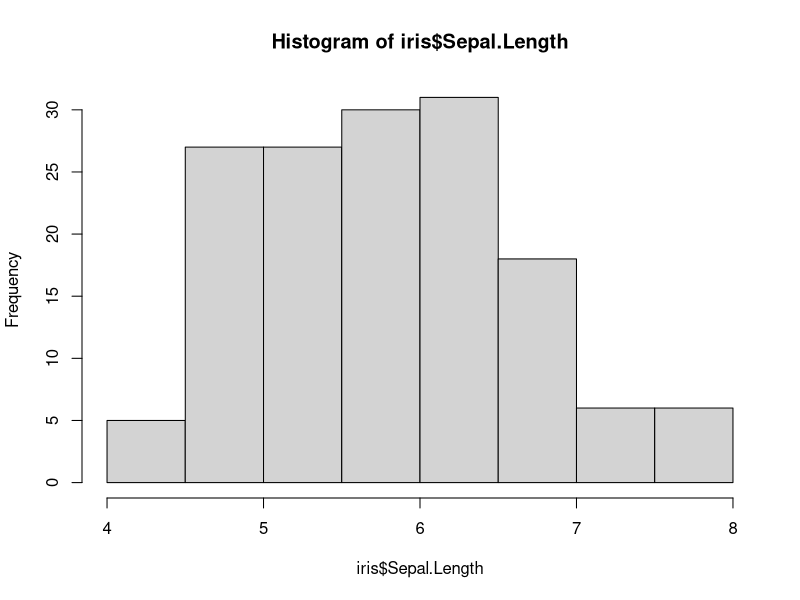
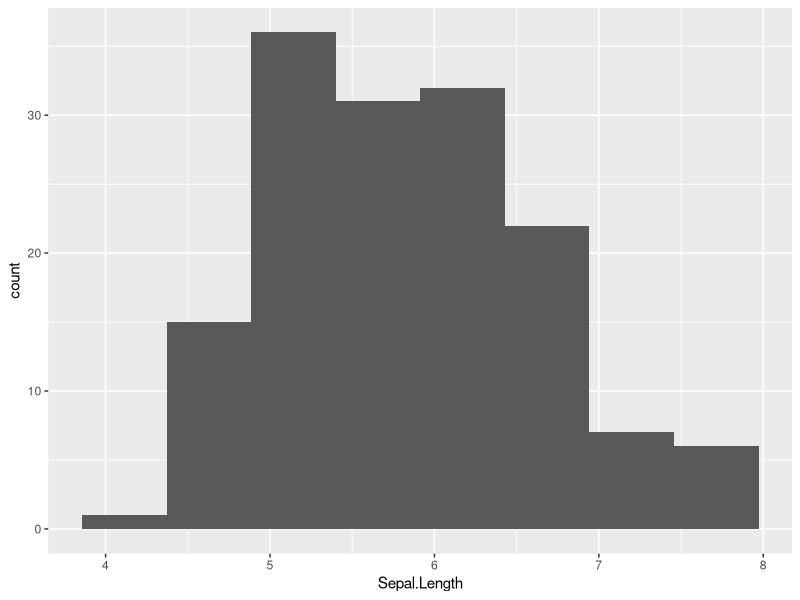
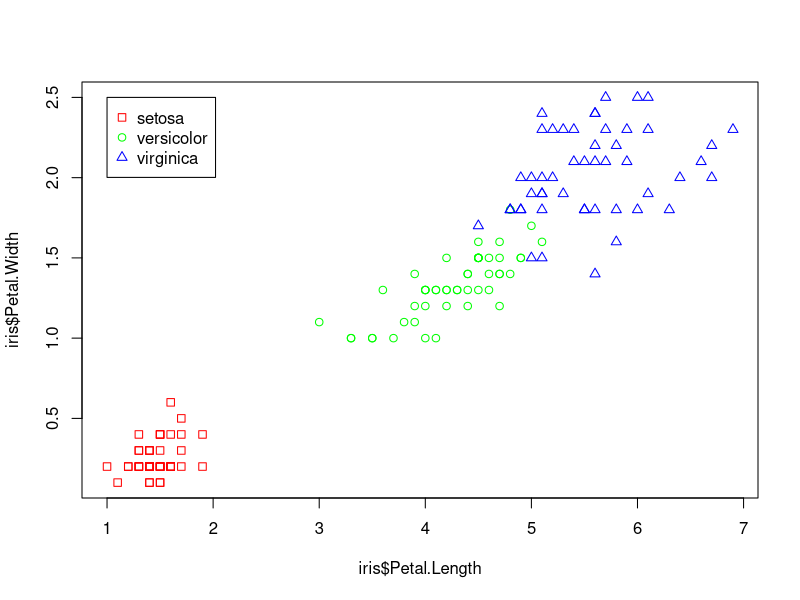
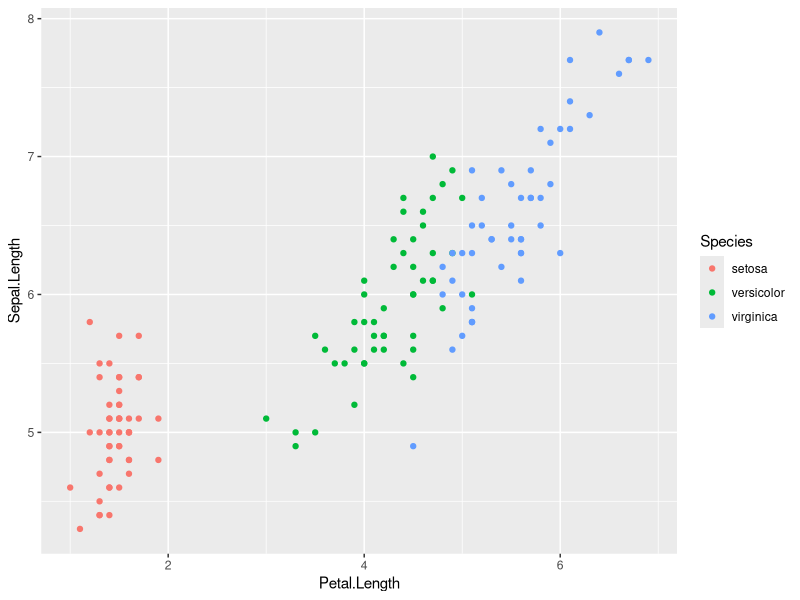

These figures' R source, in order:
## ---- chunk 1
hist(iris$Sepal.Length)
## ---- chunk 2
library(ggplot2)
ggplot(iris,aes(x=Sepal.Length))+
  geom_histogram(bins=8)
## ---- chunk 3
plot(iris$Petal.Length,iris$Petal.Width,
     col=c("red","green","blue")[iris$Species],
     pch=c(0,1,2)[iris$Species])
legend(x=1,y=2.5,
       legend=c("setosa","versicolor","virginica"),
       pch=c(0,1,2),col=c("red","green","blue"))
## ---- chunk 4
ggplot(iris,aes(Petal.Length,Sepal.Length,color=Species))+
  geom_point()
